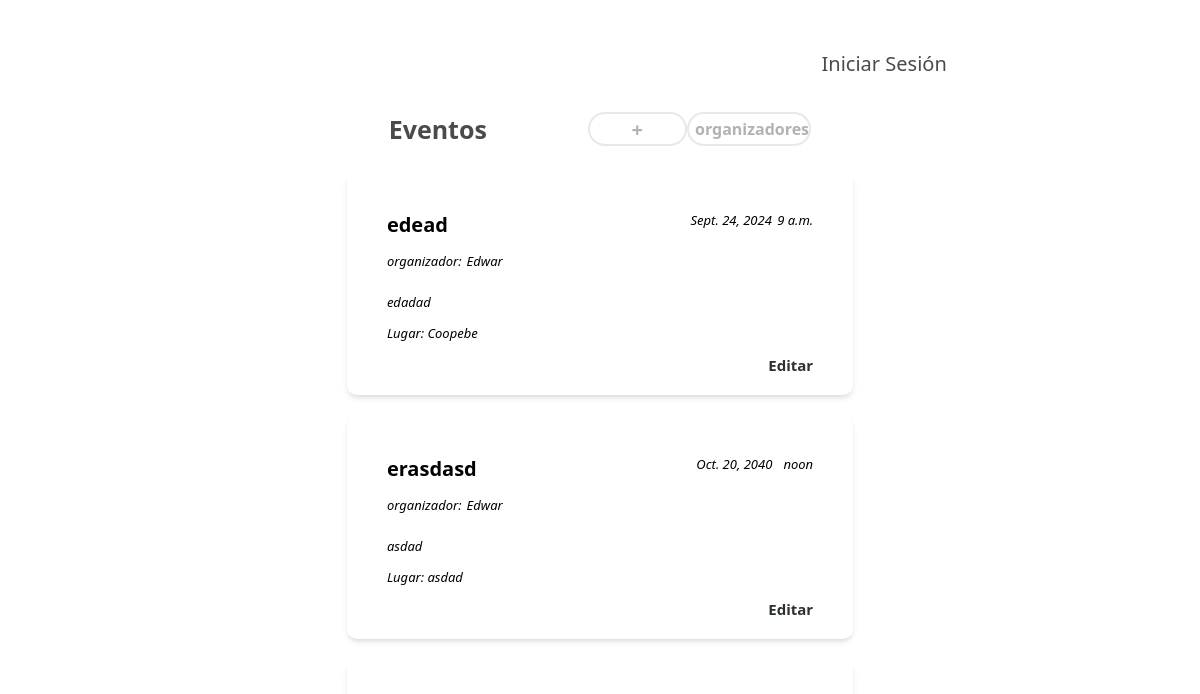
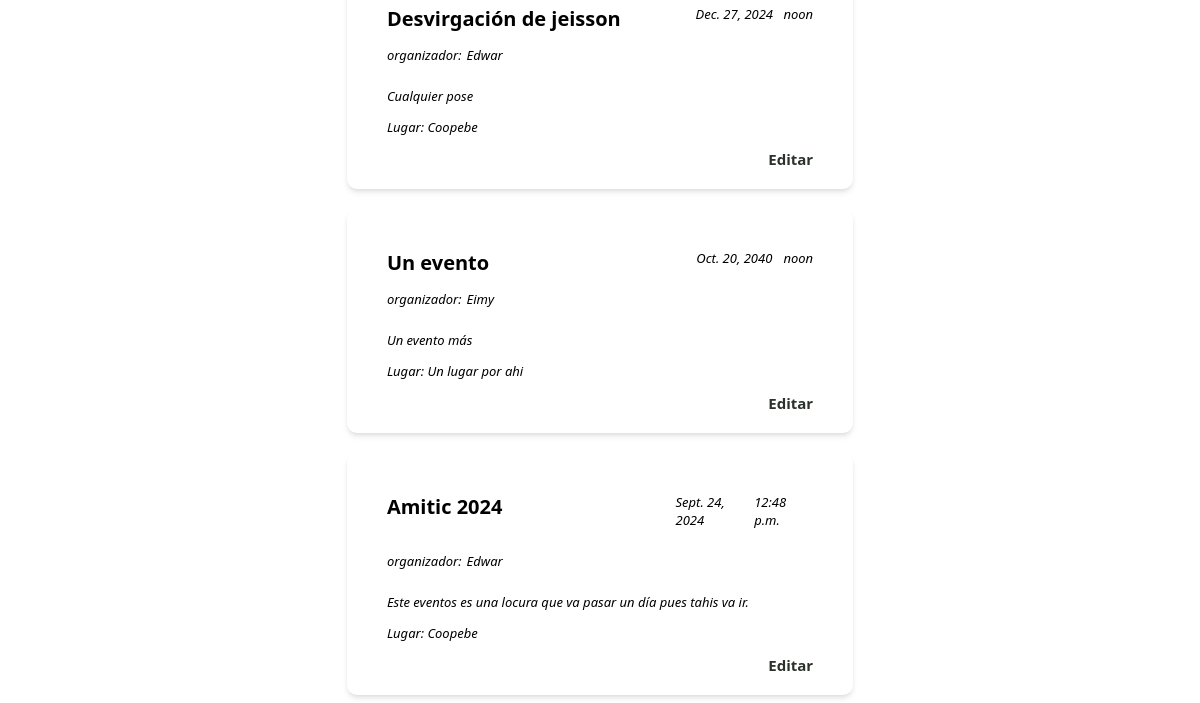
Page /eventos/ on the earlier database version (2 pictures, top to bottom).
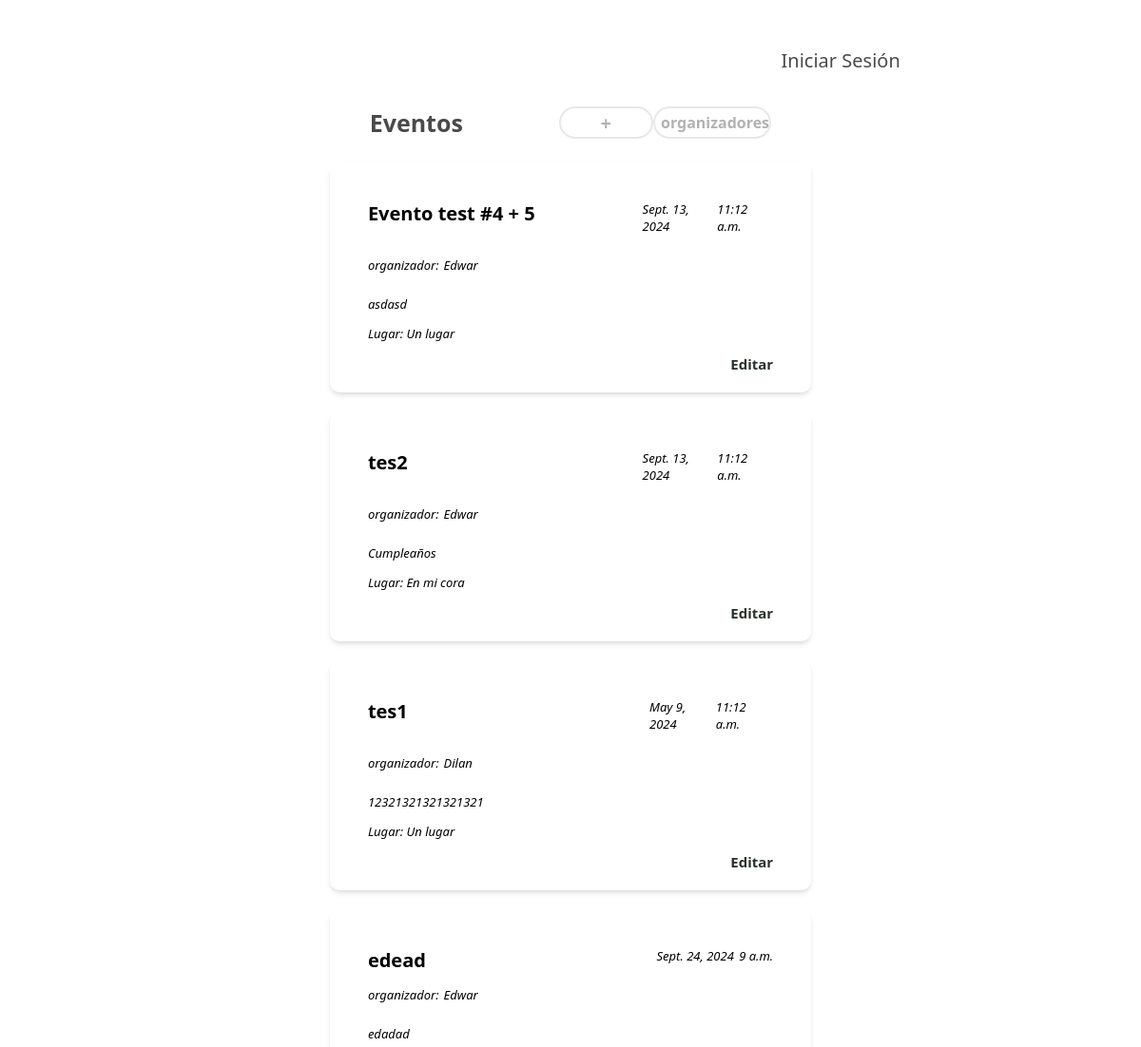
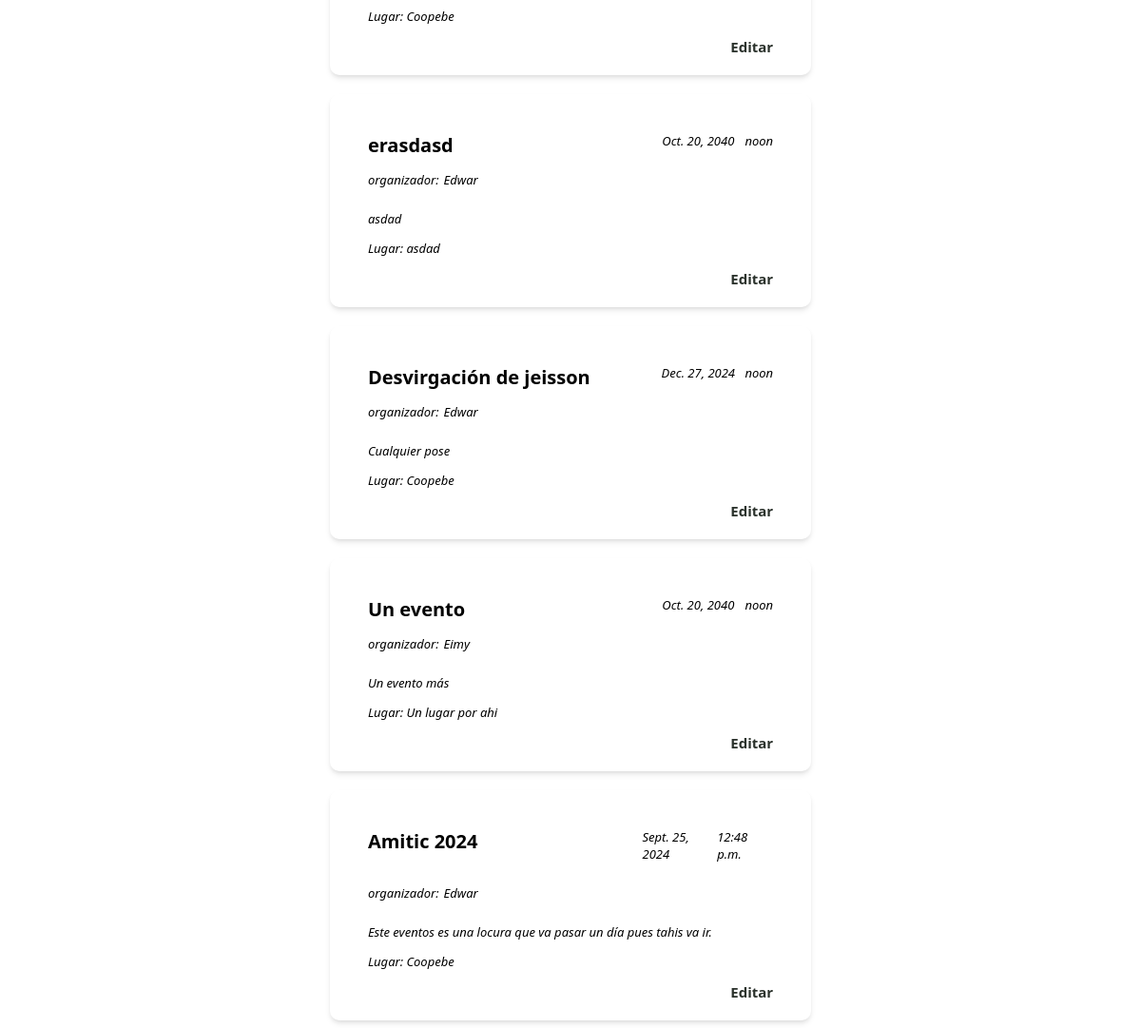
Same page on the later database version (2 pictures, top to bottom).
### eventos/models.py (models this page shows, shortened)
class Eventos(models.Model):
    nombre = models.CharField(max_length=150)
    hora = models.TimeField()
    fecha = models.DateField()
    lugar = models.CharField(max_length=100)
    descripcion = models.TextField()
    organizador = models.ForeignKey("organizador", on_delete=models.CASCADE)

class Organizador(models.Model):
    nombre = models.CharField(max_length=150)
    apellido = models.CharField(max_length=150)
    def __str__(self):
        return self.nombre

### eventos/views.py (the view)
# urls.py: path("", include("eventos.urls")),
def eventos (request):
    eventos = Eventos.objects.all().order_by('-id')
    return render(request, 'eventos.html', {'eventos': eventos, })

### eventos/templates/eventos.html (shortened to what this page needs)
{% load static %}
<!DOCTYPE html>
<html lang="en">
<head>
    <link rel="stylesheet" href="{% static 'css/eventos.css' %}">
</head>
<body>
    <div class="eventos">
        <div class="headerUser">
            {% if user.is_authenticated %}
                <a href="{% url 'cerrarSesion' %}">←</a>
            {% else %}
                <a href="{% url 'login' %}">Iniciar Sesión</a>
            {% endif %}
        </div>
        <div class="headerEventos">
            <h1>
                Eventos
            </h1>
            <a href="{% url 'crearEvento' %}">
                <button>
                    +
                </button>
            </a>
            <a id="btnOrganizadores" href="{% url 'organizadores' %}">
                <button>organizadores</button>
            </a>
        </div>
        {% for evento in eventos %}
            <div class="eventos-evento">
                <div class="eventos-evento-he">
                    <b>{{ evento.nombre }} </b>
                    <p>{{evento.fecha}}</p>
                    <p>{{evento.hora}}</p>
                </div>
                <div class="eventos-organizador">
                    <p>organizador:  </p> <p class="organizador">  {{ evento.organizador}}</p>
                </div>
                <p class="desc">{{evento.descripcion}}</p>
                <p>Lugar: {{evento.lugar}}</p>
                <div class="linkEditar">
                    <a href="{% url 'editarEvento' evento.id %}" class="btn btn-primary">Editar</a>
                </div>
            </div>
        {% endfor %}
    </div>
</body>
</html>

Differences in the rows shown:
added Eventos: nombre "Evento test #4 + 5", fecha "Sept. 13, 2024", hora "11:12 a.m.", organizador "Edwar", descripcion "asdasd", lugar "Un lugar"
added Eventos: nombre "tes2", fecha "Sept. 13, 2024", hora "11:12 a.m.", organizador "Edwar", descripcion "Cumpleaños", lugar "En mi cora"
added Eventos: nombre "tes1", fecha "May 9, 2024", hora "11:12 a.m.", organizador "Dilan", descripcion "12321321321321321", lugar "Un lugar"
changed Eventos "Este eventos es una locura que va pasar un día pues tahis va ir.": fecha "Sept. 24, 2024" → "Sept. 25, 2024"
